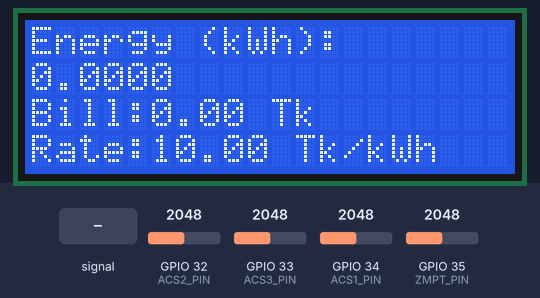
A sketch run on a simulated ESP32-S3. Parts: 20×4 character LCD. Inputs (shaded band) come from the test bench; at power-on: GPIO 32 (ACS2_PIN) = 2048, GPIO 33 (ACS3_PIN) = 2048, GPIO 35 (ZMPT_PIN) = 2048, GPIO 34 (ACS1_PIN) = 2048 (analog values on the 0–4095 scale). WiFi joins after 1.5 s; servers stay silent unless stated; what the sketch prints to the serial monitor is not drawn.

Above: at 12.2 s.
12.3 s: GPIO 32 (ACS2_PIN) set to 1960
At 15.1 s:
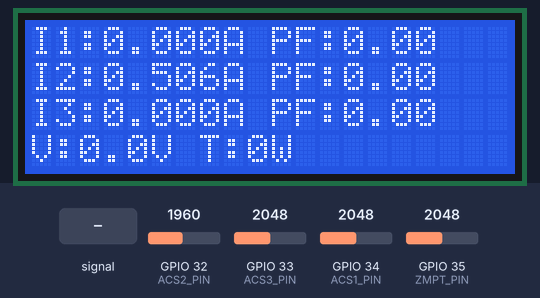
15.7 s: GPIO 33 (ACS3_PIN) set to 1960
At 17.5 s:
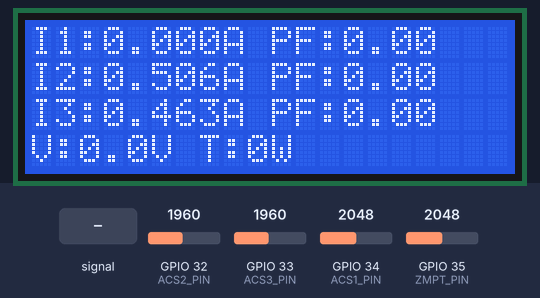
19.2 s: GPIO 35 (ZMPT_PIN) set to 3972
At 20.7 s:
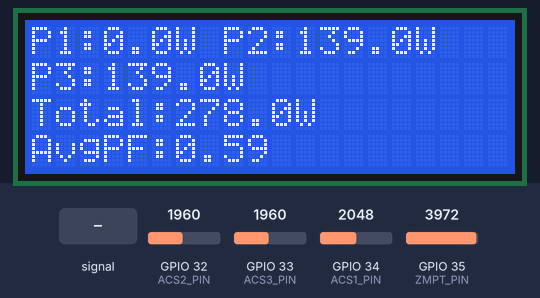
22.6 s: GPIO 32 (ACS2_PIN) fed a 200 Hz sine of ±327 counts around its level
At 25.2 s:
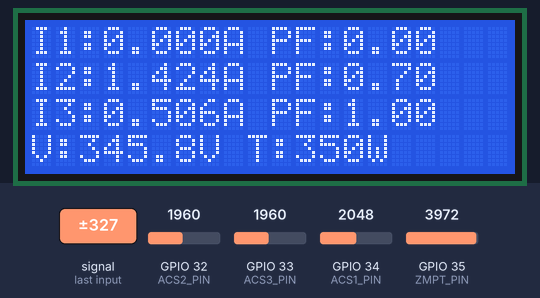
26.9 s: GPIO 33 (ACS3_PIN) fed a 200 Hz sine of ±327 counts around its level
At 27.9 s:
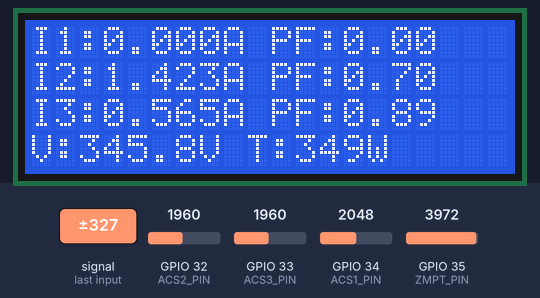
29.6 s: GPIO 32 (ACS2_PIN) set to 2040
At 31.3 s:
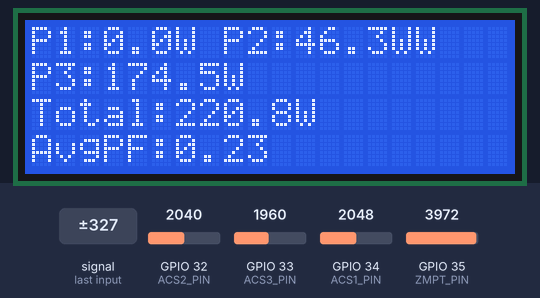
Timing chart, 0 to 32.8 s (numbered marks = the images above; inputs shaded):
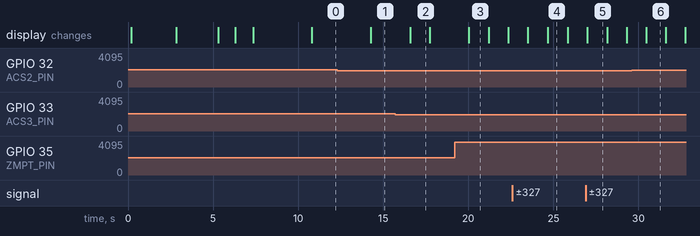

Measured:
- after the input at 12.3 s, the display: changes after 2.0 s (image 1)
- after the input at 15.7 s, the display: changes after 0.90 s (image 2)
- after the input at 19.2 s, the display: changes after 0.84 s (image 3)
- after the input at 26.9 s, the display: changes after 0.10 s (image 5)
- after the input at 29.6 s, the display: changes after 0.86 s (image 6)
- what the display in image 2 shows lasts 1.1 s, from 16.6 s to 17.7 s
- what the display in image 3 shows lasts 1.2 s, from 20.0 s to 21.2 s

The sketch:

three_phase_current_monitoring_v1.ino
```cpp
// ========================
// BLYNK CONFIGURATION (MUST BE BEFORE Blynk include)
// ========================
// #define BLYNK_TEMPLATE_ID "TMPL6N9jC2Q_Y"
// #define BLYNK_TEMPLATE_NAME "three phase current monitoring"
// #define BLYNK_AUTH_TOKEN "1AKMiIAF6IHBSqH0ViQ2kNv-UujjhSoB"

#define BLYNK_TEMPLATE_ID "TMPL6N9jC2Q_Y"
#define BLYNK_TEMPLATE_NAME "three phase current monitoring"
#define BLYNK_AUTH_TOKEN "pA6wwzyuNHE8vkFb-vnZ4_t9w5RZ1m9Q"

// ========================
// INCLUDES
// ========================
#include <Wire.h>
#include <LiquidCrystal_I2C.h>    // Use an ESP32-compatible LiquidCrystal_I2C library
#include <math.h>
#include <WiFi.h>
#include <WiFiClient.h>
#include <BlynkSimpleEsp32.h>

// ========================
// HARDWARE / USER CONFIG
// ========================
LiquidCrystal_I2C lcd(0x27, 20, 4);

// WiFi credentials
char ssid[] = "Raju";
char pass[] = "@@ra7282ju@@";

// Blynk Virtual Pins
#define VPIN_VOLTAGE      V0
#define VPIN_CURRENT1     V1
#define VPIN_CURRENT2     V2
#define VPIN_CURRENT3     V3
#define VPIN_POWER1       V4
#define VPIN_POWER2       V5
#define VPIN_POWER3       V6
#define VPIN_TOTAL_POWER  V7
#define VPIN_ENERGY       V8
#define VPIN_BILL         V9
#define VPIN_PF1          V10
#define VPIN_PF2          V11
#define VPIN_PF3          V12
#define VPIN_STATUS       V13
#define VPIN_RESET_ENERGY V14

// Pins (ESP32 ADC pins)
#define ZMPT_PIN 35   // Voltage measurement pin (ZMPT101B)
#define ACS1_PIN 34   // Current sensor 1 (ACS712-20A)
#define ACS2_PIN 32   // Current sensor 2 (ACS712-20A)
#define ACS3_PIN 33   // Current sensor 3 (ACS712-20A)

// Sensor parameters
// ACS712-20A sensitivity ~ 100 mV/A (0.100 V/A) -> 100 mV/A
const float ACS1_SENSITIVITY_mV_per_A = 148.59; // mV per Amp for ACS712-20A
const float ACS2_SENSITIVITY_mV_per_A = 140.057; // mV per Amp for ACS712-20A
const float ACS3_SENSITIVITY_mV_per_A = 140.057; // mV per Amp for ACS712-20A

// Voltage calibration: adjust based on your meter
//float voltageCalibration = 225.0 / 0.80; // tune with a multimeter
float voltageCalibration = 223.0; // adjusted to match multimeter reading 227V


// ADC config
const int ADC_RES = 4095;     // 12-bit on ESP32 when analogReadResolution(12) is used
const float ADC_REF_V = 3.3;  // ADC reference on ESP32

// Filtering & thresholds
float currentThreshold = 0.26; // below this consider zero (A)
float unit_rate = 10.0;        // BDT per kWh

// Sampling
const int SAMPLE_COUNT = 2000;      // number of synchronous V/I samples (tune if needed)
const int SAMPLE_DELAY_US = 50;     // microseconds between pair-samples (controls sampling freq)

// Energy tracking
volatile float energy_kWh = 0.0;
unsigned long lastEnergyMillis = 0;

// Calibration zeros (auto-calibrated in setup)
int ACS1_ZERO = 2048;
int ACS2_ZERO = 2048;
int ACS3_ZERO = 2048;
int ZMPT_ZERO = 2048;

// Blynk state
bool blynkConnected = false;
unsigned long lastBlynkSend = 0;

// Alarm threshold
float currentAlarmThreshold = 28.0; // 20A sensor may be 20A safe; adjust accordingly
bool alarmTriggered = false;

// ========================
// PROTOTYPES
// ========================
int calibrateZero(int pin, int samples = 2000);
void measureAll(float &Vrms, float &Irms1, float &Irms2, float &Irms3,
                float &realP1, float &realP2, float &realP3);
float computePowerFactor(float Vrms, float Irms, float realPower);
void sendToBlynk(float Vrms, float I1, float I2, float I3, float P1, float P2, float P3, float totalPower, float energy, float bill);

// ========================
// Blynk WRITE for reset
// ========================
BLYNK_WRITE(VPIN_RESET_ENERGY) {
  if (param.asInt() == 1) {
    energy_kWh = 0.0;
    Blynk.virtualWrite(VPIN_ENERGY, energy_kWh);
    Blynk.virtualWrite(VPIN_BILL, 0);
    lcd.clear();
    lcd.setCursor(0,0);
    lcd.print("Energy Reset!");
    delay(800);
    lcd.clear();
  }
}

// ========================
// SETUP
// ========================
void setup() {
  Serial.begin(115200);
  delay(100);

  // WiFi/Blynk
  WiFi.mode(WIFI_STA);

  // LCD
  lcd.init();
  lcd.backlight();
  lcd.setCursor(0,0);
  lcd.print("Energy Monitor");
  lcd.setCursor(0,1);
  lcd.print("Initializing...");
  delay(800);

  // Blynk init - this will attempt connect inside Blynk.begin
  Blynk.begin(BLYNK_AUTH_TOKEN, ssid, pass);

  // ADC config
  analogReadResolution(12);       // 0..4095
  analogSetAttenuation(ADC_11db); // allow up to ~3.3V reading

  // Initial zero calibration - ask user to remove all loads
  lcd.clear();
  lcd.setCursor(0,0);
  lcd.print("Remove Loads!");
  lcd.setCursor(0,1);
  lcd.print("Calibrating...");
  Serial.println("Please remove all loads. Calibrating zeros...");

  delay(1500);

  ACS1_ZERO = calibrateZero(ACS1_PIN, 1500);
  ACS2_ZERO = calibrateZero(ACS2_PIN, 1500);
  ACS3_ZERO = calibrateZero(ACS3_PIN, 1500);
  ZMPT_ZERO = 2048;  // typical mid-scale for 12-bit ADC

  Serial.print("Calib - ACS1_ZERO: "); Serial.println(ACS1_ZERO);
  Serial.print("Calib - ACS2_ZERO: "); Serial.println(ACS2_ZERO);
  Serial.print("Calib - ACS3_ZERO: "); Serial.println(ACS3_ZERO);
  Serial.print("Calib - ZMPT_ZERO: "); Serial.println(ZMPT_ZERO);

  lcd.clear();
  lcd.setCursor(0,0);
  lcd.print("Calib Done");
  lcd.setCursor(0,1);
  lcd.print("IP:");
  if (WiFi.status() == WL_CONNECTED) {
    lcd.print(WiFi.localIP().toString());
  } else {
    lcd.print("No WiFi");
  }

  lastEnergyMillis = millis();
  delay(1000);
  lcd.clear();
}

// ========================
// MAIN LOOP
// ========================
void loop() {
  Blynk.run();

  // measure
  float Vrms=0, I1=0, I2=0, I3=0, P1=0, P2=0, P3=0;
  measureAll(Vrms, I1, I2, I3, P1, P2, P3);

  // ensure minimal values and thresholds
  if (I1 < currentThreshold)I1 = 0.0;
  if (P1 < 5 ) P1 = 0.0;

  if (I2 < currentThreshold) I2 = 0.0;
  if (P2 < 5) P2 = 0.0;

  if (I3 < currentThreshold) I3 = 0.0;
  if (P3 <5) P3 = 0.0;

  float totalPower = P1 + P2 + P3;

  // accumulate energy every loop (based on elapsed time)
  unsigned long now = millis();
  float dt_hours = (now - lastEnergyMillis) / 3600000.0; // ms to hours
  lastEnergyMillis = now;

  if (totalPower > 1.0) { // only accumulate when significant
    energy_kWh += (totalPower * dt_hours) / 1000.0; // W * h /1000 -> kWh
  }

  float bill = energy_kWh * unit_rate;

  // compute PFs
  float pf1 = computePowerFactor(Vrms, I1, P1);
  float pf2 = computePowerFactor(Vrms, I2, P2);
  float pf3 = computePowerFactor(Vrms, I3, P3);
  if(pf1 > currentThreshold){
    if(pf1 < 0.7) pf1 = 0.70;
    if(pf1 > 1.0) pf1 = 0.90;
  }else pf1 = 0.00;

  if(pf2 > currentThreshold){
    if(pf2 < 0.7) pf2 = 0.70;
    if(pf2 > 1.0) pf2 = 0.90;
  }else pf2 = 0.00;

  if(pf3 > currentThreshold){
    if(pf3 < 0.7) pf3 = 0.70;
    if(pf3 > 1.0) pf3 = 0.90;
  }else pf3 = 0.00;

  // LCD display cycling (simple)
  static unsigned long displayTimer = 0;
  static int displayMode = 0;
  if (millis() - displayTimer > 3000) {
    displayTimer = millis();
    displayMode = (displayMode + 1) % 3;
    lcd.clear();
  }

  if (displayMode == 0) {
    // Currents + PF
    lcd.setCursor(0,0);
    lcd.print("I1:"); lcd.print(I1, 3); lcd.print("A ");
    lcd.print("PF:"); lcd.print(pf1, 2);
    lcd.setCursor(0,1);
    lcd.print("I2:"); lcd.print(I2, 3); lcd.print("A ");
    lcd.print("PF:"); lcd.print(pf2, 2);
    lcd.setCursor(0,2);
    lcd.print("I3:"); lcd.print(I3, 3); lcd.print("A ");
    lcd.print("PF:"); lcd.print(pf3, 2);
    lcd.setCursor(0,3);
    lcd.print("V:"); lcd.print(Vrms,1); lcd.print("V T:"); lcd.print((int)totalPower); lcd.print("W");
  } else if (displayMode == 1) {
    // Powers
    lcd.setCursor(0,0);
    lcd.print("P1:"); lcd.print(P1,1); lcd.print("W ");
    lcd.print("P2:"); lcd.print(P2,1); lcd.print("W");
    lcd.setCursor(0,1);
    lcd.print("P3:"); lcd.print(P3,1); lcd.print("W");
    lcd.setCursor(0,2);
    lcd.print("Total:"); lcd.print(totalPower,1); lcd.print("W");
    float avgPF = 0.0;
    if ((pf1+pf2+pf3) > 0.0) avgPF = (pf1 + pf2 + pf3) / 3.0;
    lcd.setCursor(0,3);
    lcd.print("AvgPF:"); lcd.print(avgPF,2);
  } else {
    // Energy & bill
    lcd.setCursor(0,0);
    lcd.print("Energy (kWh):");
    lcd.setCursor(0,1);
    lcd.print(energy_kWh, 4);
    lcd.setCursor(0,2);
    lcd.print("Bill:"); lcd.print(bill, 2); lcd.print(" Tk");
    lcd.setCursor(0,3);
    lcd.print("Rate:"); lcd.print(unit_rate); lcd.print(" Tk/kWh");
  }

  // send data to Blynk every 2s
  if (Blynk.connected() && millis() - lastBlynkSend > 2000) {
    sendToBlynk(Vrms, I1, I2, I3, P1, P2, P3, totalPower, energy_kWh, bill);
    lastBlynkSend = millis();
  }

  // alarm check
  if (!alarmTriggered && (I1 > currentAlarmThreshold || I2 > currentAlarmThreshold || I3 > currentAlarmThreshold)) {
    alarmTriggered = true;
    if (Blynk.connected()) Blynk.logEvent("overcurrent", "Overcurrent detected!");
  }
  if (alarmTriggered && (I1 < currentAlarmThreshold && I2 < currentAlarmThreshold && I3 < currentAlarmThreshold)) {
    alarmTriggered = false;
  }

  // Serial debug
  Serial.print("V:"); Serial.print(Vrms,2);
  Serial.print(" | I1:"); Serial.print(I1,3);
  Serial.print(" | I2:"); Serial.print(I2,3);
  Serial.print(" | I3:"); Serial.print(I3,3);
  Serial.print(" | P1:"); Serial.print(P1,1);
  Serial.print(" | P2:"); Serial.print(P2,1);
  Serial.print(" | P3:"); Serial.print(P3,1);
  Serial.print(" | Tot:"); Serial.print(totalPower,1);
  Serial.print(" | kWh:"); Serial.print(energy_kWh,4);
  Serial.print(" | Bill:"); Serial.print(bill,2);
  Serial.print(" | PFs:"); Serial.print(pf1,2); Serial.print(","); Serial.print(pf2,2); Serial.print(","); Serial.println(pf3,2);

  delay(100); // small pause
}

// ========================
// FUNCTIONS
// ========================

// Calibrate zero offset for a pin (returns average ADC)
int calibrateZero(int pin, int samples) {
  long sum = 0;
  int minv = 4095, maxv = 0;
  for (int i=0; i<samples; i++) {
    int v = analogRead(pin);
    sum += v;
    if (v < minv) minv = v;
    if (v > maxv) maxv = v;
    delayMicroseconds(100);
  }
  int avg = sum / samples;
  int noise = maxv - minv;
  Serial.print("Calib pin "); Serial.print(pin); Serial.print(" avg="); Serial.print(avg); Serial.print(" noise="); Serial.println(noise);
  return avg;
}

// Measure Vrms, Irms for each channel and compute instantaneous real powers
void measureAll(float &Vrms, float &Irms1, float &Irms2, float &Irms3,
                float &realP1, float &realP2, float &realP3) {

  // Use double accumulators to avoid overflow when squaring many ADC values
  double sumVsq = 0.0;
  double sumIsq1 = 0.0;
  double sumIsq2 = 0.0;
  double sumIsq3 = 0.0;
  double sumP1 = 0.0;
  double sumP2 = 0.0;
  double sumP3 = 0.0;

  int validSamples = 0;

  for (int i = 0; i < SAMPLE_COUNT; i++) {
    int v_adc = analogRead(ZMPT_PIN);
    int i1_adc = analogRead(ACS1_PIN);
    int i2_adc = analogRead(ACS2_PIN);
    int i3_adc = analogRead(ACS3_PIN);

    // centered readings (raw)
    double v_center = (double)(v_adc - ZMPT_ZERO);
    double i1_center = (double)(i1_adc - ACS1_ZERO);
    double i2_center = (double)(i2_adc - ACS2_ZERO);
    double i3_center = (double)(i3_adc - ACS3_ZERO);

    // accumulate squares (for RMS)
    sumVsq += v_center * v_center;
    sumIsq1 += i1_center * i1_center;
    sumIsq2 += i2_center * i2_center;
    sumIsq3 += i3_center * i3_center;

    // convert raw to instantaneous voltage and current values (in SI units)
    // ADC -> voltage: (raw * ADC_REF_V / ADC_RES)
    double V_inst = (v_center * (ADC_REF_V / ADC_RES)) * voltageCalibration; // Volts instantaneous (centered)
    // Current: convert adc-centered value -> volts then to mV then divide by mV/A
    double I1_inst = ((i1_center * (ADC_REF_V / ADC_RES)) * 1000.0) / ACS1_SENSITIVITY_mV_per_A; // Amp
    double I2_inst = ((i2_center * (ADC_REF_V / ADC_RES)) * 1000.0) / ACS2_SENSITIVITY_mV_per_A;
    double I3_inst = ((i3_center * (ADC_REF_V / ADC_RES)) * 1000.0) / ACS3_SENSITIVITY_mV_per_A;

    // accumulate instantaneous real power sums (V * I)
    sumP1 += V_inst * I1_inst;
    sumP2 += V_inst * I2_inst;
    sumP3 += V_inst * I3_inst;

    validSamples++;
    delayMicroseconds(SAMPLE_DELAY_US);
  }

  if (validSamples == 0) {
    Vrms = Irms1 = Irms2 = Irms3 = realP1 = realP2 = realP3 = 0.0;
    return;
  }

  // compute mean squares (raw)
  double meanVsq_raw = sumVsq / (double)validSamples;
  double meanI1sq_raw = sumIsq1 / (double)validSamples;
  double meanI2sq_raw = sumIsq2 / (double)validSamples;
  double meanI3sq_raw = sumIsq3 / (double)validSamples;

  // Convert raw-square means into voltage/current RMS
  double Vrms_converted = sqrt(meanVsq_raw) * (ADC_REF_V / ADC_RES) * voltageCalibration;
  double Irms1_converted = (sqrt(meanI1sq_raw) * (ADC_REF_V / ADC_RES) * 1000.0) / ACS1_SENSITIVITY_mV_per_A;
  double Irms2_converted = (sqrt(meanI2sq_raw) * (ADC_REF_V / ADC_RES) * 1000.0) / ACS2_SENSITIVITY_mV_per_A;
  double Irms3_converted = (sqrt(meanI3sq_raw) * (ADC_REF_V / ADC_RES) * 1000.0) / ACS3_SENSITIVITY_mV_per_A;

  // Real power average (P = average of instantaneous V*I)
  double P1_avg = sumP1 / (double)validSamples;
  double P2_avg = sumP2 / (double)validSamples;
  double P3_avg = sumP3 / (double)validSamples;

  // Fix sign inversion if a channel shows consistently negative real power
  // (common when sensor orientation is reversed). We flip sign so output shows positive magnitudes.
  if (P1_avg < 0 && fabs(P1_avg) > 0.5) {
    P1_avg = -P1_avg;
    Irms1_converted = fabs(Irms1_converted);
  }
  if (P2_avg < 0 && fabs(P2_avg) > 0.5) {
    P2_avg = -P2_avg;
    Irms2_converted = fabs(Irms2_converted);
  }
  if (P3_avg < 0 && fabs(P3_avg) > 0.5) {
    P3_avg = -P3_avg;
    Irms3_converted = fabs(Irms3_converted);
  }


  // assign results
  Vrms = (float)Vrms_converted;
  Irms1 = (float)Irms1_converted;
  Irms2 = (float)Irms2_converted;
  Irms3 = (float)Irms3_converted;

  realP1 = (float)P1_avg;
  realP2 = (float)P2_avg;
  realP3 = (float)P3_avg;

  // clamp very small negatives to zero
  if (realP1 < 0.0 && fabs(realP1) < 0.5) realP1 = 0.0;
  if (realP2 < 0.0 && fabs(realP2) < 0.5) realP2 = 0.0;
  if (realP3 < 0.0 && fabs(realP3) < 0.5) realP3 = 0.0;
}

// Compute power factor (real / apparent)
float computePowerFactor(float Vrms, float Irms, float realPower) {
  if (Irms <= 0.001 || Vrms <= 1.0) return 0.0;
  float apparent = Vrms * Irms;
  if (apparent <= 0.001) return 0.0;
  float pf = realPower / apparent;
  if (pf < 0.0) pf = 0.0;
  if (pf > 1.0) pf = 1.0;
  return pf;
}

// Send data to Blynk
void sendToBlynk(float Vrms, float I1, float I2, float I3, float P1, float P2, float P3, float totalPower, float energy, float bill) {
  Blynk.virtualWrite(VPIN_VOLTAGE, Vrms);
  Blynk.virtualWrite(VPIN_CURRENT1, I1);
  Blynk.virtualWrite(VPIN_CURRENT2, I2);
  Blynk.virtualWrite(VPIN_CURRENT3, I3);

  Blynk.virtualWrite(VPIN_POWER1, P1);
  Blynk.virtualWrite(VPIN_POWER2, P2);
  Blynk.virtualWrite(VPIN_POWER3, P3);
  Blynk.virtualWrite(VPIN_TOTAL_POWER, totalPower);

  Blynk.virtualWrite(VPIN_ENERGY, energy);
  Blynk.virtualWrite(VPIN_BILL, bill);

  // compute PFs and send
  float pf1 = computePowerFactor(Vrms, I1, P1);
  float pf2 = computePowerFactor(Vrms, I2, P2);
  float pf3 = computePowerFactor(Vrms, I3, P3);

  if(pf1 > currentThreshold){
    if(pf1 < 0.7) pf1 = 0.70;
    if(pf1 > 1.0) pf1 = 0.90;
  }else pf1 = 0.00;

  if(pf2 > currentThreshold){
    if(pf2 < 0.7) pf2 = 0.70;
    if(pf2 > 1.0) pf2 = 0.90;
  }else pf2 = 0.00;

  if(pf3 > currentThreshold){
    if(pf3 < 0.7) pf3 = 0.70;
    if(pf3 > 1.0) pf3 = 0.90;
  }else pf3 = 0.00;

  Blynk.virtualWrite(VPIN_PF1, pf1);
  Blynk.virtualWrite(VPIN_PF2, pf2);
  Blynk.virtualWrite(VPIN_PF3, pf3);

  // status
  Blynk.virtualWrite(VPIN_STATUS, alarmTriggered ? "ALARM: Overcurrent" : "Online");
}
```
